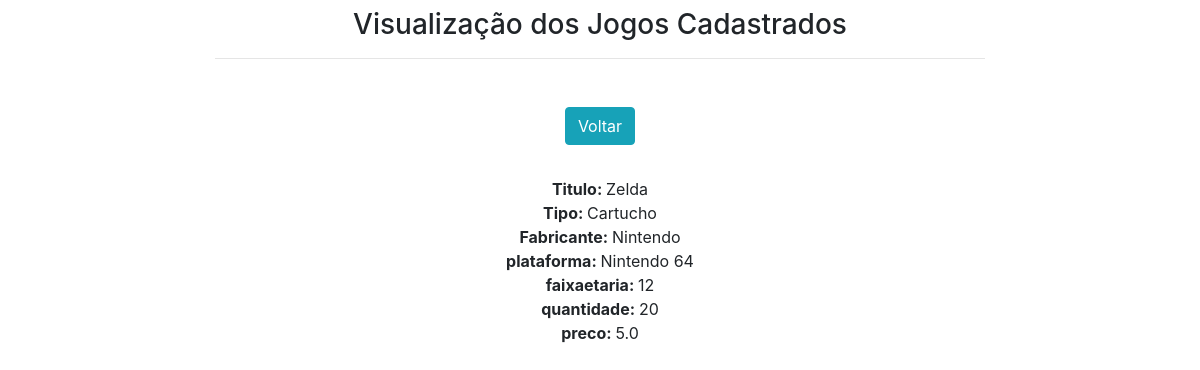
The app's page /viewjogo/1/ with its own data.
### locadora/models.py (models this page shows, shortened)
class Jogo(models.Model):
    titulo = models.CharField(max_length=50, verbose_name="Título")
    tipo = models.CharField(max_length=10)
    fabricante = models.CharField(max_length=40)
    plataforma = models.CharField(max_length=40)
    faixaetaria = models.IntegerField(verbose_name="Faixa Etária")
    quantidade = models.IntegerField(verbose_name="Quantidade")
    preco = models.FloatField(verbose_name="Preço")

### locadora/views.py (the view)
# urls.py: path('viewjogo/<int:pk>/', viewjogo, name='viewjogo'),
def viewjogo(request, pk):
    data = {}
    data['db'] = Jogo.objects.get(pk=pk)
    return render(request, 'viewjogo.html', data)

### locadora/templates/viewjogo.html (shortened to what this page needs)
<!DOCTYPE html>
<html lang=pt-br>
<head>
    <link rel="stylesheet" href="https://stackpath.bootstrapcdn.com/bootstrap/4.3.1/css/bootstrap.min.css">
</head>
<body>
    <div class="col-8 m-auto pt-2 pb-2 text-center">
        <h3>Visualização dos Jogos Cadastrados</h3>
        <hr />
    </div>
    <div class="col-8 m-auto pt-4 pb-2 text-center">
        <a href="/listarjogo/" class="btn btn-info">Voltar</a>
    </div>
    <div class="col-8 m-auto pt-4 pb-2 text-center">
      <strong>Titulo: </strong>{{db.titulo}}<br>
      <strong>Tipo: </strong>{{db.tipo}}<br>
      <strong>Fabricante: </strong>{{db.fabricante}}<br>
      <strong>plataforma: </strong>{{db.plataforma}}<br>
      <strong>faixaetaria: </strong>{{db.faixaetaria}}<br>
      <strong>quantidade: </strong>{{db.quantidade}}<br>
      <strong>preco: </strong>{{db.preco}}<br>
    </div>
</body>
</html>

### records on screen
Jogo: titulo "Zelda", tipo "Cartucho", fabricante "Nintendo", plataforma "Nintendo 64", faixaetaria "12", quantidade "20", preco "5.0"
